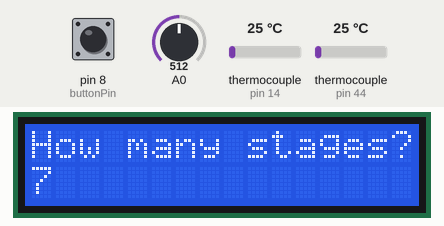
The sketch below on a simulated Arduino Mega 2560, built with avr-gcc and run on an emulated ATmega2560. Parts: 16×2 character LCD. Inputs (shaded band) come from the test bench; at power-on: A0 = 512, pin 8 (buttonPin) HIGH, thermocouple (sensors on pin 14, pin 44) 25 °C.

Above: at 1.1 s.
At 2.8 s:
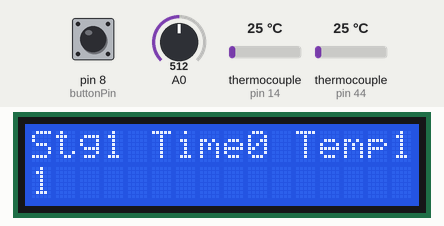
2.9 s: A0 set to 501
At 3.8 s:
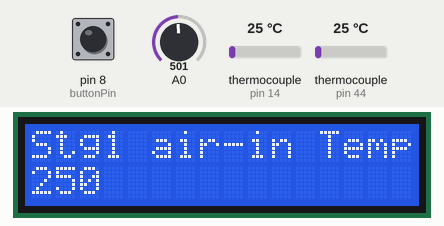
7.1 s: A0 set to 511
At 7.8 s:
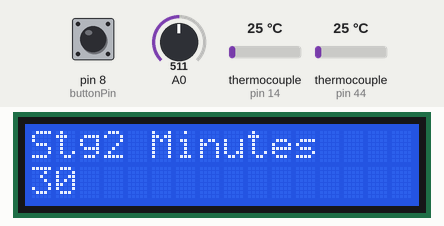
11.3 s: A0 set to 306
At 12.6 s:
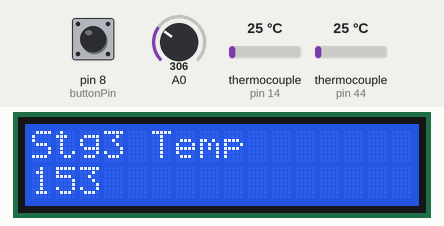
Timing chart, 0 to 14.3 s (numbered marks = the images above; inputs shaded):
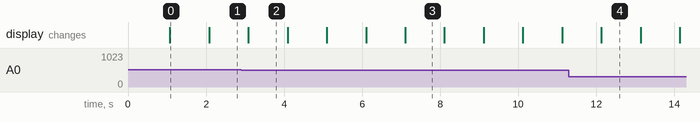

Measured:
- the behaviour switches between 512 and 511 on A0 (found by bisection; images 1 and 2)
- what the display in image 0 shows lasts 1.0 s, from 1.1 s to 2.1 s

The sketch:

tempControl.ino
```cpp
// Include libraries
#include <LiquidCrystal.h>
#include <PID_v1.h>
#include <Potentiometer.h>
#include <Adafruit_MAX31855.h>

// Define pins
#define powerPin 42
#define buttonPin 8
#define D0 43
#define CS 44
#define CLK 45
#define CS1 14
#define D01 15
#define CLK1 16

// Define hardware
Adafruit_MAX31855 inThermocouple(CLK, CS, D0);
Adafruit_MAX31855 exhaustThermocouple(CLK1, CS1, D01);
LiquidCrystal lcd(48,49,50,51,52,53);
Potentiometer potentiometer = Potentiometer(0);
static double Setpoint, Input, Output;
PID myPID(&Input, &Output, &Setpoint, 1000,50,0, DIRECT);
int WindowSize = 5000;
unsigned long windowStartTime;

// Initialize other global variables
byte stages = 0; // Number of stages
unsigned long duration[15]; // Duration of each stage
unsigned long stageduration[15]; // Captures how long the temp-based stages actually take
unsigned int maxtemp[15]; // Setpoint for each stage
unsigned int outtemp[15]; // When exhaust temp hits this temperature, move to next stage
unsigned long newTime, previousTime;
unsigned long intervalTime = 3000; // How long Arduino waits to toggle Powertail


void setup()
{
  lcd.begin(16,2); // Initialize LCD size
  //Initialize thermocouple pins
  pinMode(buttonPin, INPUT);
  pinMode(powerPin, OUTPUT);
  pinMode(CLK, OUTPUT);
  pinMode(D0, INPUT);
  pinMode(CS, OUTPUT);
  pinMode(CLK1, OUTPUT);
  pinMode(D01, INPUT);
  pinMode(CS1, OUTPUT);

  //Allow sensors to stabilize, set powertail off
  digitalWrite(powerPin, LOW);
  lcd.clear();
  lcd.print(F("Loading..."));
  delay(1000);

  //Get all temp/duration values for stages
  stages = getPot("How many stages?", 15);

  // Loop through this for each stage
  for (byte i=1; i < stages + 1; i++)
  {
    String stageStr = "Stg";
    String stageHours = " Hours";
    String stageTemp = " Temp";
    String stageMins = " Minutes";
    String stageTimeTemp = " Time0 Temp1";

    //Is this a time-based or temp-based stage?
    boolean checkvar = getPot(stageStr + i + stageTimeTemp, 2);

    switch(checkvar)
    {

      // If this is a stage based on time duration:
    case 0:
      {
        duration [i] = 1;
        // Get hours and minutes, assign to duration array for stage
        unsigned long hours = getPot(stageStr + i + stageHours, 24) * 3600000;
        unsigned long minutes = getPot(stageStr + i + stageMins, 60) * 60000;
        duration [i] = hours + minutes;

        // Get setpoint for stage, assign to temp array
        maxtemp [i] = getPot(stageStr + i + stageTemp, 500);
        outtemp [i] = 0; // No outtemp needed here!
        break;
      }

      // If this is a stage based on reaching a set temperature:
    case 1:
      {
        duration [i] = 0; //No duration needed here!

        // Get setpoint for stage; temp required to complete stage
        maxtemp [i] = getPot(stageStr + i + " air-in Temp", 500);
        outtemp [i] = getPot(stageStr + i + "exhaust Temp", 500);
        break;
      }

    }
  }
}


void loop()
{
  // Get initial temperature readings
  double inTemp = sampleFahrenheit(inThermocouple, 100);
  double exhaustTemp = sampleFahrenheit(exhaustThermocouple, 100);

  for(byte i = 1; i < stages + 1; i++)
  {
    unsigned long zeroedtime = millis(); // Initializes start time for stage
    stageduration[i] = millis() - zeroedtime; // Amount of time this stage is taking
    Setpoint = maxtemp[i]; //Assign max temperature to PID for this stage
    lcd.clear();
    // If duration > 0 (time-based)
    if(duration[i] > 0)
    {
      // Loops while elapsed time < max time for stage
      while(stageduration[i] < duration[i])
      {
        //Sample temperatures
        inTemp = sampleFahrenheit(inThermocouple, 100);
        exhaustTemp = sampleFahrenheit(exhaustThermocouple, 100);

        // Update LCD values
        updateLCD(i, stages, Setpoint, inTemp, exhaustTemp, stageduration[i], duration[i], 0);

        // Run PID
        pidCompute(inTemp);

        // Update stage duration
        stageduration[i] = millis() - zeroedtime;


      }
      // break;
    }

    // If duration = 0 (temp-based)
    else
    {
      while( exhaustTemp < outtemp[i])
      {
        // Sample temperatures
        inTemp = sampleFahrenheit(inThermocouple, 100);
        exhaustTemp = sampleFahrenheit(exhaustThermocouple, 100);

        // Update LCD values
        updateLCD(i, stages, Setpoint, inTemp, exhaustTemp, stageduration[i], 0, outtemp[i]);

        // Run PID
        pidCompute(inTemp);

        // Update stage duration
        stageduration[i] = millis() - zeroedtime;

      }
    }
  }

  // End of program
  while(1 < 2)
  {
    digitalWrite(powerPin, LOW); // Set powerpin Off
    lcd.clear();
    lcd.setCursor(0,0);

    // Loop through each stage; display duration of temp-based stages in minutes
    for(byte i = 1; i < stages+1; i++)
    {
      if (duration[i] < 1000)
      {
        lcd.clear();
        lcd.setCursor(0,0);
        String space = "  ";
        String minutestring = " min";
        lcd.print(i);
        lcd.print(space);
        lcd.print(stageduration[i]/60000);
        lcd.print(minutestring);
        delay(1000);
      }
    }
  }
}


int getPot(String message, int sectors) {
  int sectorValue = 0;
  potentiometer.setSectors(sectors);
  lcd.clear();
  lcd.setCursor(0,0);
  lcd.print(message);
  lcd.setCursor(0,1);
  lcd.print(sectorValue);
  int buttonState = 0;
  while(buttonState == LOW) {
    sectorValue = potentiometer.getSector();
    lcd.setCursor(0,1);
    lcd.print(sectorValue);
    if(sectorValue < 100)
    {
      lcd.print("  ");
    }
    buttonState = digitalRead(buttonPin);
  }
  delay(1000);
  return sectorValue;
}


void pidCompute(double temp) {
  //PID setup
  windowStartTime = millis();
  myPID.SetOutputLimits(0, WindowSize); //tell the PID to range between 0 and the full window size
  myPID.SetMode(AUTOMATIC);   //turn the PID on
  Input = temp;
  myPID.Compute();
  unsigned long now = millis();
  if(now - windowStartTime>WindowSize) {
    windowStartTime += WindowSize;
  }
  newTime = millis();
  if(newTime - previousTime > intervalTime)
  {
    if(Output > now - windowStartTime) {
      digitalWrite(powerPin, HIGH);
    }
    else {
      digitalWrite(powerPin, LOW);
    }
    previousTime = newTime;
  }
}

double sampleFahrenheit(Adafruit_MAX31855 thermocouple, int maxSamples)
{
  double result = NAN;
  for (int i = 0; i < maxSamples; i++)
  {
    result = thermocouple.readFarenheit();
    if (!isnan(result)) // exit on first good reading.
      break;
    delay(10);
  }
  return result;
}

void updateLCD(byte i, byte stages, double setpoint, double inTemp, double exhaustTemp, long stageduration, long duration, int stagetemp)
{
  lcd.setCursor(0,0); // Print current stage number
  lcd.print(i);
  lcd.setCursor(0,1); // Print total number of stages
  lcd.print(stages);
  lcd.setCursor(9,1); // Print temp setpoint
  lcd.print(setpoint, 0);
  lcd.setCursor(13,1); // Print in temperature
  lcd.print(inTemp, 0);
  lcd.setCursor(13, 0); // Print exhaust temperature
  lcd.print(exhaustTemp, 0);
  lcd.setCursor(4, 0); // Print elapsed time
  lcd.print(stageduration/60000);

  if(duration > 0)
  {
    lcd.setCursor(4, 1); // Print total stage time
    lcd.print(duration/60000);
    lcd.setCursor(9, 0); // Placeholder for temp-based setpoint
    lcd.print(F("N/A"));
  }
  else
  {
    lcd.setCursor(4, 1); // Placeholder for time-based stage time
    lcd.print(F("N/A"));
    lcd.setCursor(9, 0); // Print temp-based setpoint
    lcd.print(stagetemp);
  }
}
```
